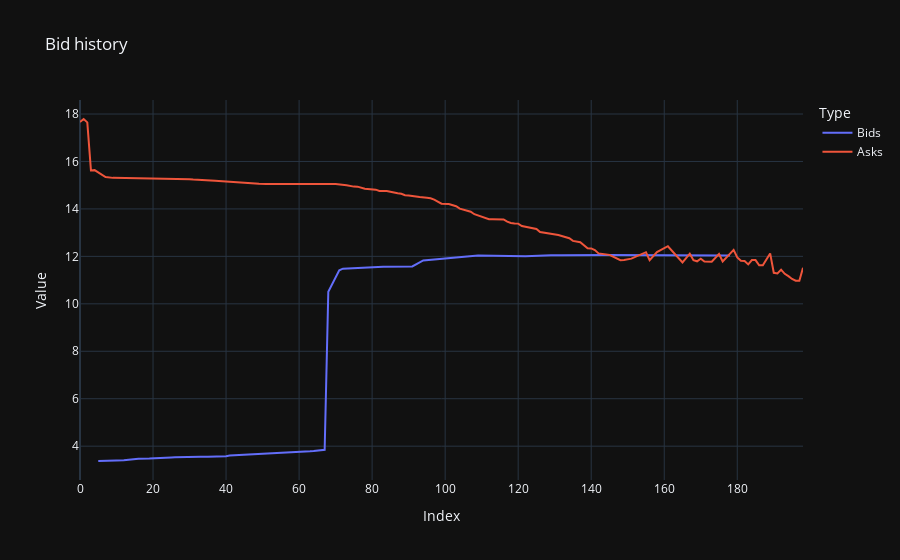

Source (notebook cell):
### Code cell
### Bid history

fig = go.Figure()

fig.add_trace(go.Scatter(
    x=df_bid_logs.loc[df_bid_logs['match_flag'] == 'bid', 'price'].index,
    y=df_bid_logs.loc[df_bid_logs['match_flag'] == 'bid', 'price'],
    mode='lines',
    name='Bids',
    line=dict(width=2)  # Adjust line width if necessary
))

fig.add_trace(go.Scatter(
    x=df_bid_logs.loc[df_bid_logs['match_flag'] == 'ask', 'price'].index,
    y=df_bid_logs.loc[df_bid_logs['match_flag'] == 'ask', 'price'],
    mode='lines',
    name='Asks',
    line=dict(width=2)  # Adjust line width if necessary
))

# Update layout
fig.update_layout(
    title='Bid history',
    xaxis_title='Index',
    yaxis_title='Value',
    legend_title='Type'
)

# Show the plot
fig.show()
